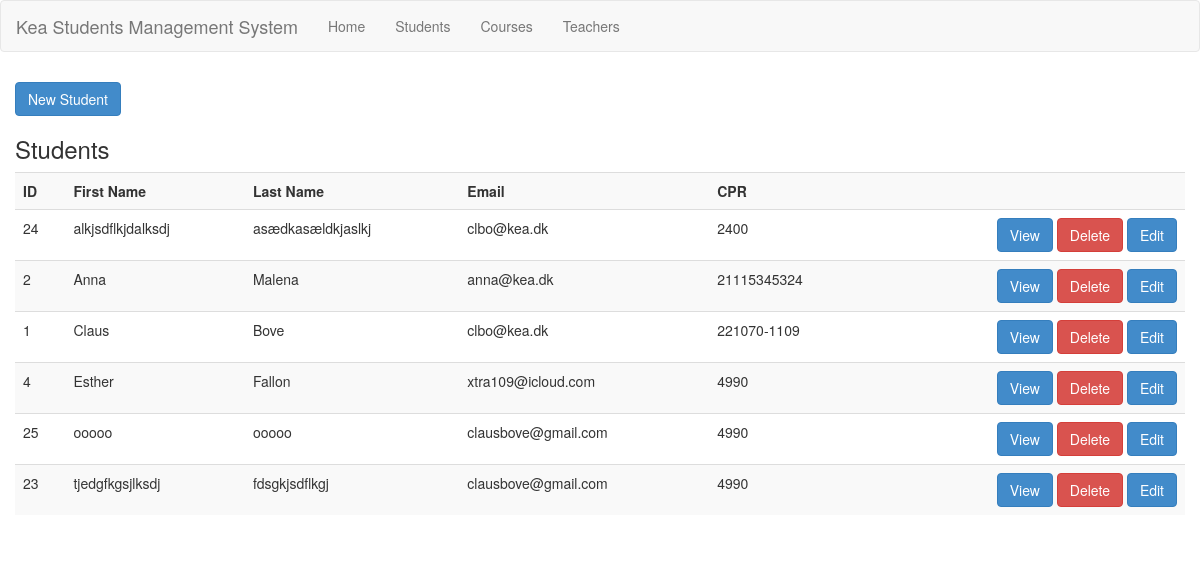
Page /students.php on the committed database.
### tables this page shows
CREATE TABLE `students` (
  `students_id` int(11) NOT NULL,
  `first_name` varchar(50) DEFAULT NULL,
  `last_name` varchar(50) DEFAULT NULL,
  `email` varchar(50) DEFAULT NULL,
  `cpr` varchar(50) DEFAULT NULL
);

### includes/Students_class.php (called while the page is built, shortened)
<?php
require_once("connection.php");
class Students
{
    function list()
    {
        $db = new DB();
        $con = $db->connect();
        if ($con) {
            $results = array();
            $stmt = $con->prepare("CALL GetStudents()   -- SELECT * FROM students ORDER BY first_name");
            $stmt->execute();
            while ($row = $stmt->fetch())
                $results[] = [$row["students_id"], $row["first_name"], $row["last_name"], $row["email"], $row["cpr"]];
            return $results;
        } else
            return false;
    }
}

### includes/connection.php (called while the page is built, shortened)
<?php
    class DB {
        public function connect() {
            $server = 'localhost';
            $db = 'kea_students';
            $user = 'root';
            $pwd = '';
            $DSN = 'mysql:host=' . $server . ';dbname=' . $db . ';charset=utf8';
            $options = [
                PDO::ATTR_ERRMODE            => PDO::ERRMODE_EXCEPTION,
                PDO::ATTR_DEFAULT_FETCH_MODE => PDO::FETCH_ASSOC,
                PDO::ATTR_EMULATE_PREPARES   => false,
            ];
            try {
                $connections_to_db = new PDO($DSN, $user, $pwd, $options);
            } catch (PDOException $e) {
                echo 'Connection unsuccessful';
                die('Connection unsuccessful: ' . $connections_to_db->connect_error());
                exit();
            }
            return($connections_to_db);
        }
    }

### students.php (the view)
<!DOCTYPE html>
<html lang="en">
<?php
require_once(dirname(__FILE__) . '/includes/header.php');
require_once(dirname(__FILE__) . '/includes/Students_class.php');
$students = new Students();
$result = $students->list();
?>
<body>
    <?php
    require_once(dirname(__FILE__) . '/includes/menu.php');
    ?>
    <div class="container">
        <div class="row top-buffer">
            <a href="new_student.php" class="btn-primary btn">New Student</a>
            <h3>Students</h3>
            <table class=" table table-striped">
                <tr>
                    <th>ID</th>
                    <th>First Name</th>
                    <th>Last Name</th>
                    <th>Email</th>
                    <th>CPR</th>
                    <th></th>
                </tr>
                <?php
                foreach ($result as $val) {
                    echo "<tr>";
                    echo "<td>" . $val[0] . "</td>";
                    echo "<td>" . $val[1] . "</td>";
                    echo "<td>" . $val[2] . "</td>";
                    echo "<td>" . $val[3] . "</td>";
                    echo "<td>" . $val[4] . "</td>";
                    echo "<td style='text-align: right'> <a class='btn btn-primary' href='view_student.php?id=" . $val[0] . "'>View</a>
                    <a class='btn btn-danger' href='delete_student.php?id=" . $val[0] . "'>Delete</a>
                    <a class='btn btn-primary' href='edit_student.php?id=" . $val[0] . "'>Edit</a> </td>";
                    echo "</tr>";
                }
                ?>
            </table>
        </div>
    </div>
</body>
</html>

### css/app.css (style rules this page uses)
.top-buffer { margin-top:10px; }

### rows in the picture
students: students_id "24", first_name "alkjsdflkjdalksdj", last_name "asædkasældkjaslkj", email "clbo@kea.dk", cpr "2400"
students: students_id "2", first_name "Anna", last_name "Malena", email "anna@kea.dk", cpr "21115345324"
students: students_id "1", first_name "Claus", last_name "Bove", email "clbo@kea.dk", cpr "221070-1109"
students: students_id "4", first_name "Esther", last_name "Fallon", email "xtra109@icloud.com", cpr "4990"
students: students_id "25", first_name "ooooo", last_name "ooooo", email "clausbove@gmail.com", cpr "4990"
students: students_id "23", first_name "tjedgfkgsjlksdj", last_name "fdsgkjsdflkgj", email "clausbove@gmail.com", cpr "4990"
